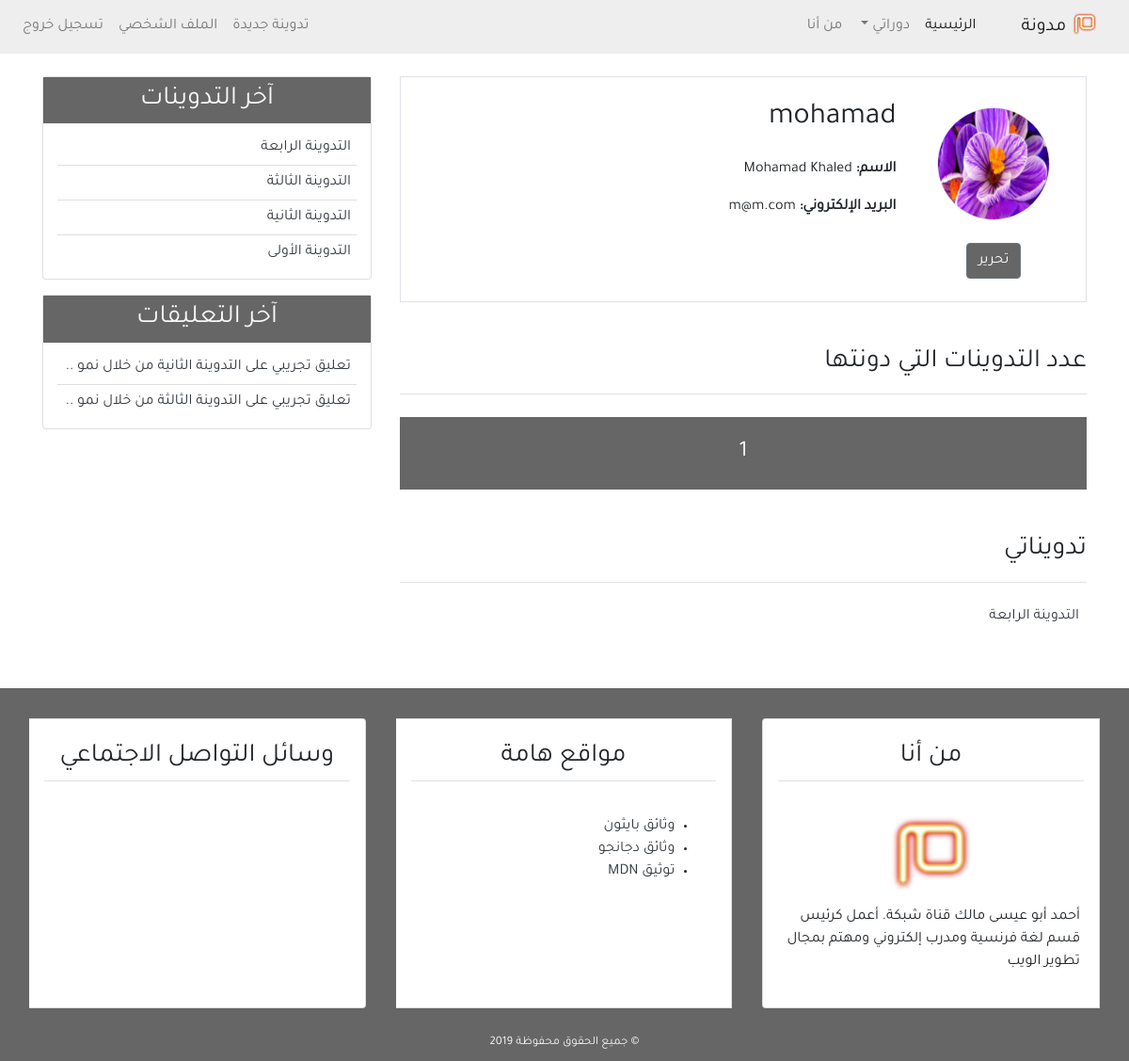
The page /profile/ (signed in) on the database as committed earlier.
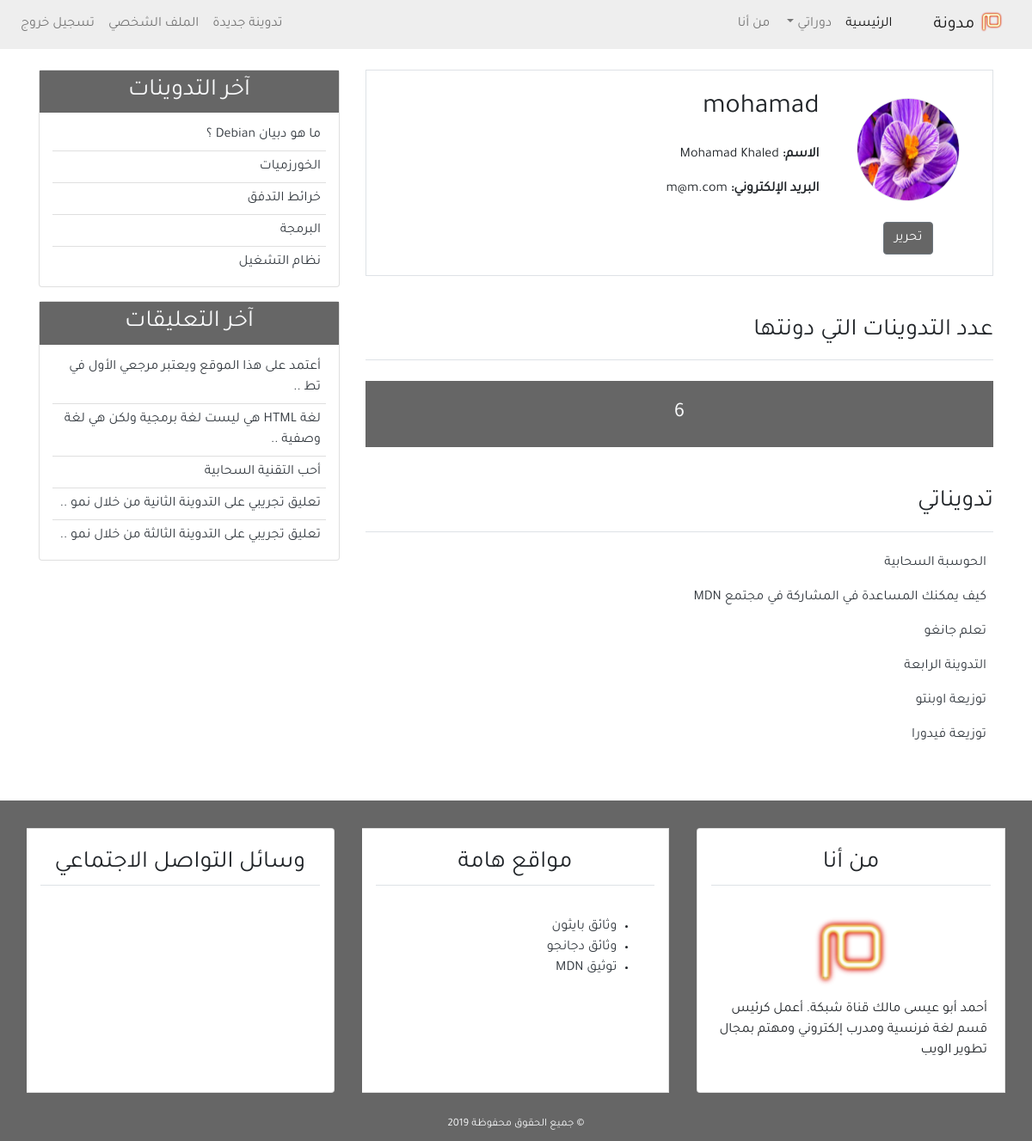
The same page on the database as committed later.
### blog/models.py (models this page shows, shortened)
class Post(models.Model):
    title = models.CharField(max_length=100)
    content = models.TextField()
    post_date = models.DateTimeField(default=timezone.now)
    post_update = models.DateTimeField(auto_now=True)
    author = models.ForeignKey(User, on_delete=models.CASCADE)
    class Meta:
        ordering = ('-post_date', )

class Comment(models.Model):
    name = models.CharField(max_length=50, verbose_name='الاسم')
    email = models.EmailField(verbose_name='البريد الإلكتروني')
    body = models.TextField(verbose_name='التعليق')
    comment_date = models.DateTimeField(auto_now_add=True)
    active = models.BooleanField(default=False)
    post = models.ForeignKey(
        Post, on_delete=models.CASCADE, related_name='comments')
    class Meta:
        ordering = ('-comment_date',)

### user/views.py (the view)
# urls.py: path('profile/', views.profile, name='profile'),
@login_required(login_url='login')
def profile(request):
    posts = Post.objects.filter(author=request.user)
    return render(request, 'user/profile.html', {
        'title': 'الملف الشخصي',
        'posts': posts,
    })

### blog/templatetags/post_tag.py (called while the page is built)
@register.inclusion_tag('blog/latest_posts.html')
def latest_posts():
    context = {
        'l_posts': Post.objects.all()[0:5],
    }
    return context

@register.inclusion_tag('blog/latest_comments.html')
def latest_comments():
    context = {
        'l_comments': Comment.objects.filter(active=True)[:5],
    }
    return context

### user/templates/user/profile.html (shortened to what this page needs)
{% extends 'blog/base.html' %}
{% block content %}
<div class="border p-4 mb-5">
    <div class="row">
        <div class="col-md-3 text-center">
            <img class="img-fluid rounded-circle border m-2" width="120px" src="{{user.profile.image.url}}"
                alt="صورة الناشر">
            <div class="mt-3">
                <a class="btn btn-secondary bg-secondary" href="#"> تحرير</a>
            </div>
        </div>
        <div class="col-md-9">
            <h2 class="mb-4">{{user.username}}</h2>
            <p class="font-weight-bold">الاسم: <span class="font-weight-normal">{{user.first_name}}
                    {{user.last_name}}</span></p>
            <p class="font-weight-bold">البريد الإلكتروني: <span class="font-weight-normal">{{user.email}}</span></p>
        </div>
    </div>
</div>
<div class="row mb-5">
    <div class="col-md">
        <h3 class="border-bottom pb-3 mb-4">عدد التدوينات التي دونتها</h3>
        <h4 class="bg-secondary text-center p-4 text-light">
            {{posts.count}}
        </h4>
        <h3 class="border-bottom mb-4 pb-3 mt-5">تدويناتي</h3>
        {% for post in posts %}
        <ul class="pr-2">
            <a class="text-dark" href="{% url 'detail' post.id %}">{{post.title}}</a>
        </ul>
        {% empty %}
        <h4 class="text-center mb-5">لا يوجد تدوينات</h4>
        {% endfor %}
    </div>
</div>
{% endblock content %}

### blog/templates/blog/latest_posts.html
<ul class="list-group-flush latest-post">
    {% for post in l_posts %}
    <li class="list-group-item latest-post-item">
        <a class="text-dark" href="{% url 'detail' post.id %}">{{post.title}}</a>
    </li>
    {% endfor %}
</ul>

### blog/templates/blog/latest_comments.html
<ul class="list-group-flush latest-comment">
    {% for comment in l_comments %}
    <li class="list-group-item latest-comment-item">
        <a class="text-dark" href="{% url 'detail' comment.post.id %}">
            {% if comment.body|length > 40 %}
            {{comment.body|slice:'45'}} ..
            {% else %}
            {{comment.body}}
            {% endif %}
        </a>
    </li>
    {% empty %}
    <li class="list-group-item latest-comment-item">لا يوجد تعليقات</li>
    {% endfor %}
</ul>

Rows that differ between the two databases and show on the page:
no longer on this page (row unchanged): Post: title "التدوينة الثالثة", shown under "آخر التدوينات"
no longer on this page (row unchanged): Post: title "التدوينة الثانية", shown under "آخر التدوينات"
no longer on this page (row unchanged): Post: title "التدوينة الأولى", shown under "آخر التدوينات"
no longer on one of the page's lists (row unchanged): Post: title "التدوينة الرابعة"
added Post: title "الحوسبة السحابية", shown under "تدويناتي"
added Post: title "كيف يمكنك المساعدة في المشاركة في مجتمع MDN", shown under "تدويناتي"
added Post: title "تعلم جانغو", shown under "تدويناتي"
added Post: title "توزيعة اوبنتو", shown under "تدويناتي"
added Post: title "توزيعة فيدورا", shown under "تدويناتي"
added Post: title "ما هو دبيان Debian ؟", shown under "آخر التدوينات"
added Post: title "الخورزميات", shown under "آخر التدوينات"
added Post: title "خرائط التدفق", shown under "آخر التدوينات"
added Post: title "البرمجة", shown under "آخر التدوينات"
added Post: title "نظام التشغيل", shown under "آخر التدوينات"
added Comment: body "أعتمد على هذا الموقع ويعتبر مرجعي الأول في تط"
added Comment: body "لغة HTML هي ليست لغة برمجية ولكن هي لغة وصفية"
added Comment: body "أحب التقنية السحابية"
Other text that changed with them:
{{ posts.count }}: "1" → "6"
